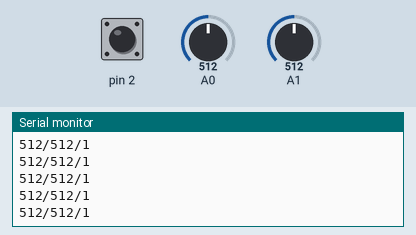
Recording of a sketch running on a simulated Arduino Uno, built with avr-gcc and run on an emulated ATmega328P. Shown: the last lines printed to the serial monitor. The inputs (shaded band) are chosen by the test bench; at power-on: A1 = 512, A0 = 512, pin 2 HIGH.

Above: at 4.2 s.
4.3 s: A1 set to 984
At 5.4 s:
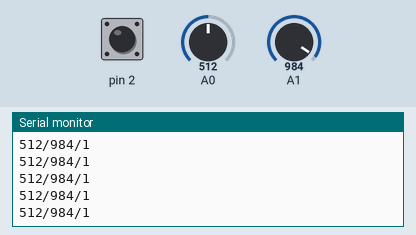
7.3 s: A1 set to 1008
At 8.2 s:
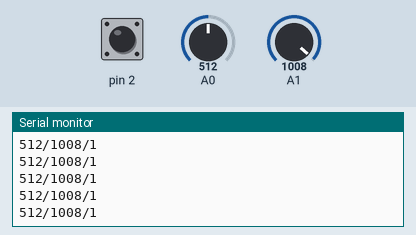
11.9 s: A0 set to 111
At 12.7 s:
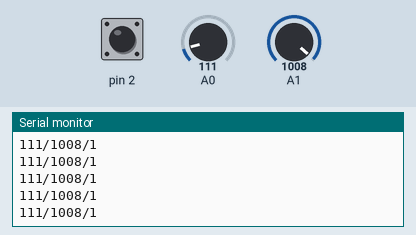
14.9 s: A0 set to 90
At 15.7 s:
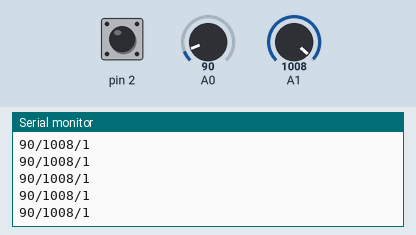
Timing chart, 0 to 17.4 s (numbered marks = the images above; inputs shaded):
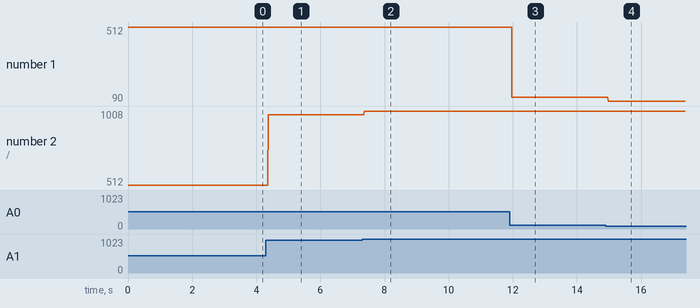

Measured:
- after the input at 4.3 s, the serial monitor: prints a new line after 0.07 s (image 1)
- after the input at 7.3 s, the serial monitor: prints a new line after 0.07 s (image 2)
- after the input at 11.9 s, the serial monitor: prints a new line after 0.07 s (image 3)
- after the input at 14.9 s, the serial monitor: prints a new line after 0.07 s (image 4)
- plotted number 1: 512 → 111 after the input at 11.9 s, 111 → 90 after the input at 14.9 s
- plotted number 2: 512 → 984 after the input at 4.3 s, 984 → 1008 after the input at 7.3 s

The sketch:

joystick_struct.ino
```cpp
struct jstic { // works great for variables but not for functions.
  int x;
  int y;
  bool btn; // button press
  bool dir; // "0" for left, "1" for right
} j[1];

void setup() {
  j[0].dir = 0;
  j[1].dir = 1;
  pinMode(2, INPUT_PULLUP);
  Serial.begin(9600);
}
void loop() {
  j[0].x = analogRead(A0);
  j[0].y = analogRead(A1);
  j[0].btn = digitalRead(2);

  Serial.print(j[0].x);
  Serial.print("/");
  Serial.print(j[0].y);
  Serial.print("/");
  Serial.println(j[0].btn);
}
```
